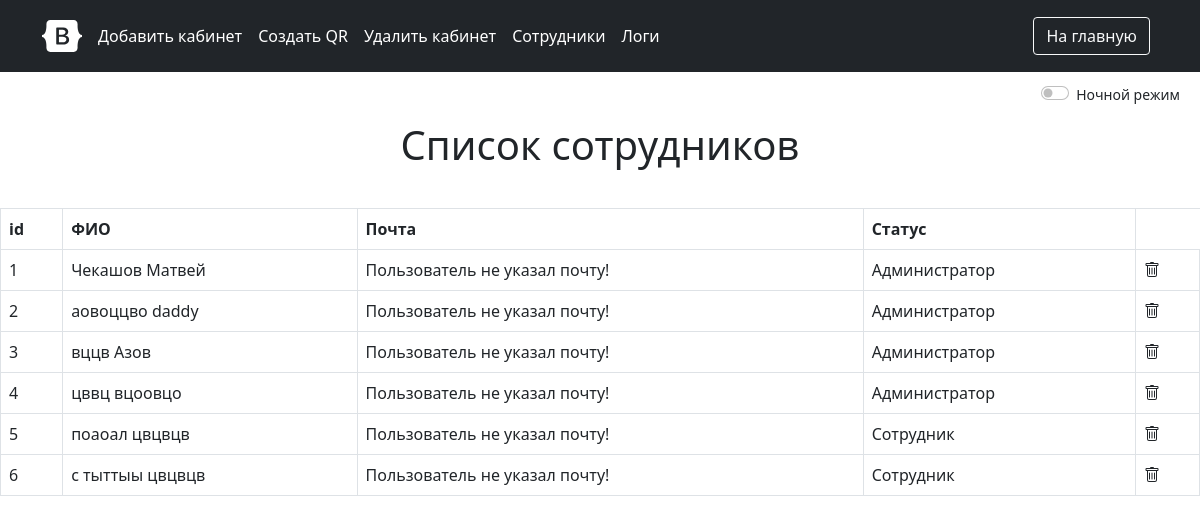
Before: /work_with_user (signed in) with the older database file.
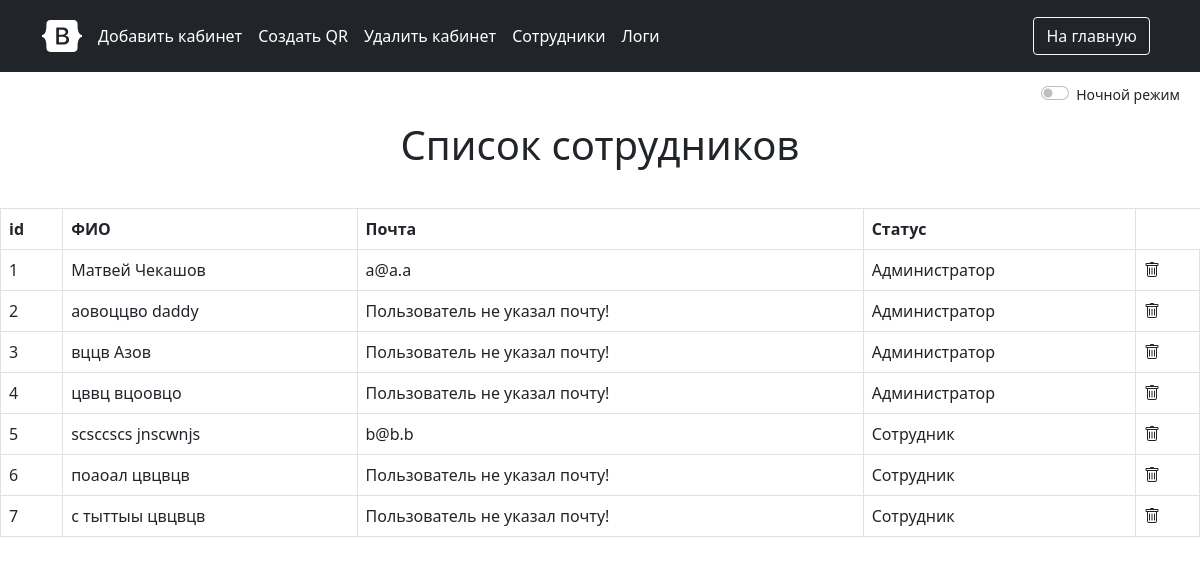
After: the same page with the newer database file.
### models.py (models this page shows, shortened)
class User(db.Model, UserMixin):
    id = db.Column(db.Integer, primary_key=True)
    email = db.Column(db.String(64))
    login = db.Column(db.String(64), unique=True)
    name = db.Column(db.String(64), nullable=False)
    surname = db.Column(db.String(64), nullable=False)
    patronymic = db.Column(db.String(64))
    admin_status = db.Column(db.Boolean, default=False)
    password = db.Column(db.String(128), nullable=False)
    user_sc = db.relationship('ScheduleCleaning', backref='user')
    created_on = db.Column(db.DateTime, default=datetime.utcnow)
    __translate_dict = {'ь': '', 'ъ': '', 'а': 'a', 'б': 'b', 'в': 'v',
                        'г': 'g', 'д': 'd', 'е': 'e', 'ё': 'yo', 'ж': 'zh',
                        'з': 'z', 'и': 'i', 'й': 'y', 'к': 'k', 'л': 'l',
                        'м': 'm', 'н': 'n', 'о': 'o', 'п': 'p', 'р': 'r',
                        'с': 's', 'т': 't', 'у': 'u', 'ф': 'f', 'х': 'h',
                        'ц': 'ts', 'ч': 'ch', 'ш': 'sh', 'щ': 'sch', 'ы': 'yi',
                        'э': 'e', 'ю': 'yu', 'я': 'ya'}
    def login(self):
        pass

### admin.py (the view, shortened to what this page needs)
@app.route('/work_with_user', methods=['GET', 'POST'])
@login_required
def work_with_user():
    if not check_admin_status():
        flash(f'У вас нет прав для просмотра данной страницы!', category='error')
        app.logger.warning(
            f"Сотрудник с недостаточным уровнем допуска попытался удалить пользователя: {get_user_info()}")
        return redirect(url_for('index'))
    users = User.query.order_by(User.admin_status.desc()).order_by(User.surname).all()
    return render_template('admin/work_with_user.html', users=users)

### controller.py (called while the page is built)
def check_admin_status() -> bool:
    if User.query.get(session['_user_id']).admin_status:
        return True
    return False

@app.after_request
def redirect_to_sign(response):
    if response.status_code == 401:
        return redirect(url_for('login'))
    return response

### models.py (called while the page is built)
@login_manager.user_loader
def load_user(user_id):
    return User.query.get(user_id)

### templates/admin/work_with_user.html (shortened to what this page needs)
<!DOCTYPE html>
<html lang="ru">
<head>
    <link href="https://cdn.jsdelivr.net/npm/bootstrap@5.1.3/dist/css/bootstrap.min.css" rel="stylesheet"
>
    <link type="text/css" rel="stylesheet" href="{{ url_for('static', filename='css/index.css') }}">
</head>
<body id="body">
{% include 'template/header_admin.html' %}
<div class="form-check form-switch" id="color_mode">
    <label style="float: right">
        <small>
            <input class="form-check-input" type="checkbox" id="ColorBackgroundMode"
                   onchange="controlColorBackgroundMode()">
            <label class="form-check-label" for="ColorBackgroundMode">Ночной режим</label>
        </small>
    </label>
</div>
<center><h1>Список сотрудников</h1></center>
<br>
<table class="table table-hover table-bordered">
    <tr>
        <th>id</th>
        <th>ФИО</th>
        <th>Почта</th>
        <th>Статус</th>
    </tr>
    {% for user in users %}
    <tr>
        <td>{{ loop.index }}</td>
        <td>{{ user.surname }} {{ user.name }} {{ user.patronymic }}</td>
        <td>{{ user.email|default('Пользователь не указал почту!', True) }}</td>
        <td>{{ 'Администратор' if user.admin_status else 'Сотрудник'  }}</td>
        {% if current_user.admin_status %}
        <td>
            <form action="{{ url_for('work_with_user') }}" method="post" id="deleteForm" onclick="document.getElementById('deleteForm').submit();">
            </form>
        </td>
        {% endif %}
    </tr>
    {% endfor %}
</table>
</body>
</html>

Changed rows visible on the page:
removed User: surname "Чекашов", name "Матвей", email "Пользователь не указал почту!", admin_status "Администратор"
added User: surname "Матвей", name "Чекашов", email "a@a.a", admin_status "Администратор"
added User: surname "scsccscs", name "jnscwnjs", email "b@b.b", admin_status "Сотрудник"
